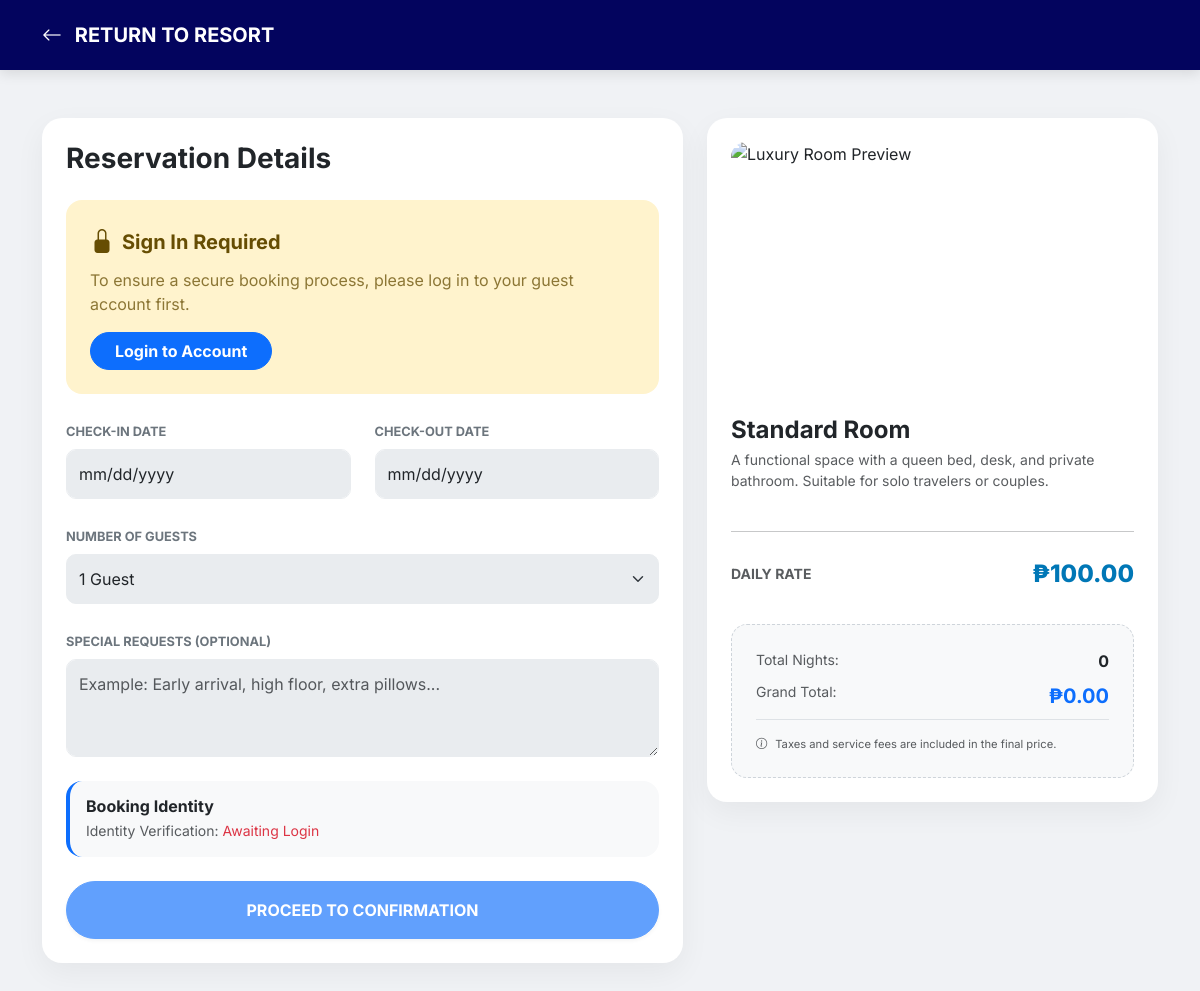
Screenshot of /booking.php?id=1 with the database file from the repository.
### tables this page shows
CREATE TABLE `room_types` (
  `room_type_id` smallint(5) UNSIGNED NOT NULL,
  `type_name` varchar(100) NOT NULL,
  `description` text DEFAULT NULL,
  `max_occupancy` tinyint(3) UNSIGNED NOT NULL DEFAULT 2,
  `base_price` decimal(10,2) NOT NULL,
  `is_active` tinyint(1) NOT NULL DEFAULT 1
);

### booking.php (the view, shortened to what this page needs)
<?php
include 'config/db.php';
$room_type_id = mysqli_real_escape_string($conn, $_GET['id']);
$sql = "SELECT * FROM room_types WHERE room_type_id = '$room_type_id' AND is_active = 1";
$result = $conn->query($sql);
$room = $result->fetch_assoc();
$is_logged_in = isset($_SESSION['user_id']) && $_SESSION['role_id'] == 4;
?>
<!DOCTYPE html>
<html lang="en">
<head>
    <link href="https://cdn.jsdelivr.net/npm/bootstrap@5.3.0/dist/css/bootstrap.min.css" rel="stylesheet">
    <link rel="stylesheet" href="https://cdn.jsdelivr.net/npm/bootstrap-icons@1.11.1/font/bootstrap-icons.css">
</head>
<body>
<nav class="navbar navbar-dark mb-5">
    <div class="container">
        <a class="navbar-brand fw-bold" href="index.php">
            <i class="bi bi-arrow-left me-2"></i> RETURN TO RESORT
        </a>
    </div>
</nav>
<div class="container pb-5">
    <div class="row g-4">
        <div class="col-lg-7">
            <div class="card booking-card p-4 mb-4">
                <h3 class="fw-bold mb-4 text-dark">Reservation Details</h3>
                <?php if(!$is_logged_in): ?>
                    <div class="alert alert-warning border-0 rounded-4 p-4 mb-4">
                        <div class="d-flex align-items-center mb-2">
                            <i class="bi bi-lock-fill fs-4 me-2"></i>
                            <h5 class="fw-bold m-0">Sign In Required</h5>
                        </div>
                        <p class="mb-3 opacity-75">To ensure a secure booking process, please log in to your guest account first.</p>
                        <a href="index.php#login" class="btn btn-primary rounded-pill px-4 fw-bold">Login to Account</a>
                    </div>
                <?php endif; ?>
                <form action="process_booking.php" method="POST" id="bookingForm">
                    <div class="row g-4">
                        <div class="col-md-6">
                            <label class="form-label fw-bold text-uppercase">Check-in Date</label>
                            <input type="date" name="check_in" id="check_in" class="form-control" required
                                   min="<?php echo date('Y-m-d'); ?>"
                                   <?php echo !$is_logged_in ? 'disabled' : ''; ?>>
                        </div>
                        <div class="col-md-6">
                            <label class="form-label fw-bold text-uppercase">Check-out Date</label>
                            <input type="date" name="check_out" id="check_out" class="form-control" required
                                   min="<?php echo date('Y-m-d', strtotime('+1 day')); ?>"
                                   <?php echo !$is_logged_in ? 'disabled' : ''; ?>>
                        </div>
                        <div class="col-md-12">
                            <label class="form-label fw-bold text-uppercase">Number of Guests</label>
                            <select name="guests" class="form-select" <?php echo !$is_logged_in ? 'disabled' : ''; ?>>
                                <?php for($i=1; $i<=$room['max_occupancy']; $i++): ?>
                                    <option value="<?php echo $i; ?>"><?php echo $i; ?> Guest<?php echo $i > 1 ? 's' : ''; ?></option>
                                <?php endfor; ?>
                            </select>
                        </div>
                        <div class="col-md-12">
                            <label class="form-label fw-bold text-uppercase">Special Requests (Optional)</label>
                            <textarea name="notes" class="form-control" rows="3"
                                      placeholder="Example: Early arrival, high floor, extra pillows..."
                                      <?php echo !$is_logged_in ? 'disabled' : ''; ?>></textarea>
                        </div>
                    </div>
                    <div class="mt-4 p-3 bg-light rounded-4 border-start border-primary border-4">
                        <h6 class="fw-bold mb-1">Booking Identity</h6>
                        <p class="text-muted small mb-0">
                            <?php if($is_logged_in): ?>
                                Confirmed as: <span class="text-dark fw-bold"><?php echo htmlspecialchars($_SESSION['fname'] . " " . $_SESSION['lname']); ?></span>
                            <?php else: ?>
                                Identity Verification: <span class="text-danger">Awaiting Login</span>
                            <?php endif; ?>
                        </p>
                    </div>
                    <button type="submit" class="btn btn-primary w-100 py-3 mt-4 fw-bold rounded-pill shadow-sm"
                            <?php echo !$is_logged_in ? 'disabled' : ''; ?>>
                        PROCEED TO CONFIRMATION
                    </button>
                </form>
            </div>
        </div>
        <div class="col-lg-5">
            <div class="sticky-sidebar">
                <div class="card booking-card p-4 overflow-hidden">
                    <img src="https://images.unsplash.com/photo-1566665797739-1674de7a421a?q=80&w=800"
                         class="room-preview-img mb-4" alt="Luxury Room Preview">
                    <h4 class="fw-bold mb-1 text-dark"><?php echo $room['type_name']; ?></h4>
                    <p class="text-muted small mb-4"><?php echo htmlspecialchars($room['description']); ?></p>
                    <hr class="opacity-10 mb-4">
                    <div class="d-flex justify-content-between align-items-center mb-2">
                        <span class="text-muted small fw-bold text-uppercase">Daily Rate</span>
                        <span class="price-tag">₱<?php echo number_format($room['base_price'], 2); ?></span>
                    </div>
                    <div class="p-4 rounded-4 mt-4" style="background-color: #f8f9fa; border: 1px dashed #ced4da;">
                        <div class="d-flex justify-content-between mb-2">
                            <span class="text-muted small">Total Nights:</span>
                            <span id="night_count" class="fw-bold text-dark">0</span>
                        </div>
                        <div class="d-flex justify-content-between mb-3 border-bottom pb-2">
                            <span class="text-muted small">Grand Total:</span>
                            <span id="total_display" class="fw-bold text-primary fs-5">₱0.00</span>
                        </div>
                        <div class="d-flex align-items-center text-muted" style="font-size: 0.7rem;">
                            <i class="bi bi-info-circle me-2"></i>
                            <span>Taxes and service fees are included in the final price.</span>
                        </div>
                    </div>
                </div>
            </div>
        </div>
    </div>
</div>
</body>
</html>

### booking.php (style rules this page uses)
:root { --primary-blue: #0077b6; --deep-ocean: #03045e; }
body { background-color: #f0f2f5; font-family: 'Inter', sans-serif; color: #333; }
.navbar { background: var(--deep-ocean) !important; padding: 15px 0; box-shadow: 0 4px 12px rgba(0,0,0,0.1); }
.booking-card { border: none; border-radius: 20px; box-shadow: 0 10px 30px rgba(0,0,0,0.05); background: white; }
.room-preview-img { width: 100%; height: 250px; object-fit: cover; border-radius: 15px; }
.price-tag { font-size: 1.5rem; color: var(--primary-blue); font-weight: 800; }
.sticky-sidebar { position: sticky; top: 100px; }
.form-label { font-size: 0.8rem; color: #6c757d; }
.form-control, .form-select { border: 1px solid #e9ecef; background-color: #f8f9fa; border-radius: 10px; padding: 12px; transition: 0.3s; }

### rows the page displays
room_types: type_name "Standard Room", description "A functional space with a queen bed, desk, and private bathroom. Suitable for solo travelers or couples.", base_price "100.00"

### other values shown
form field guests "1 Guest"
